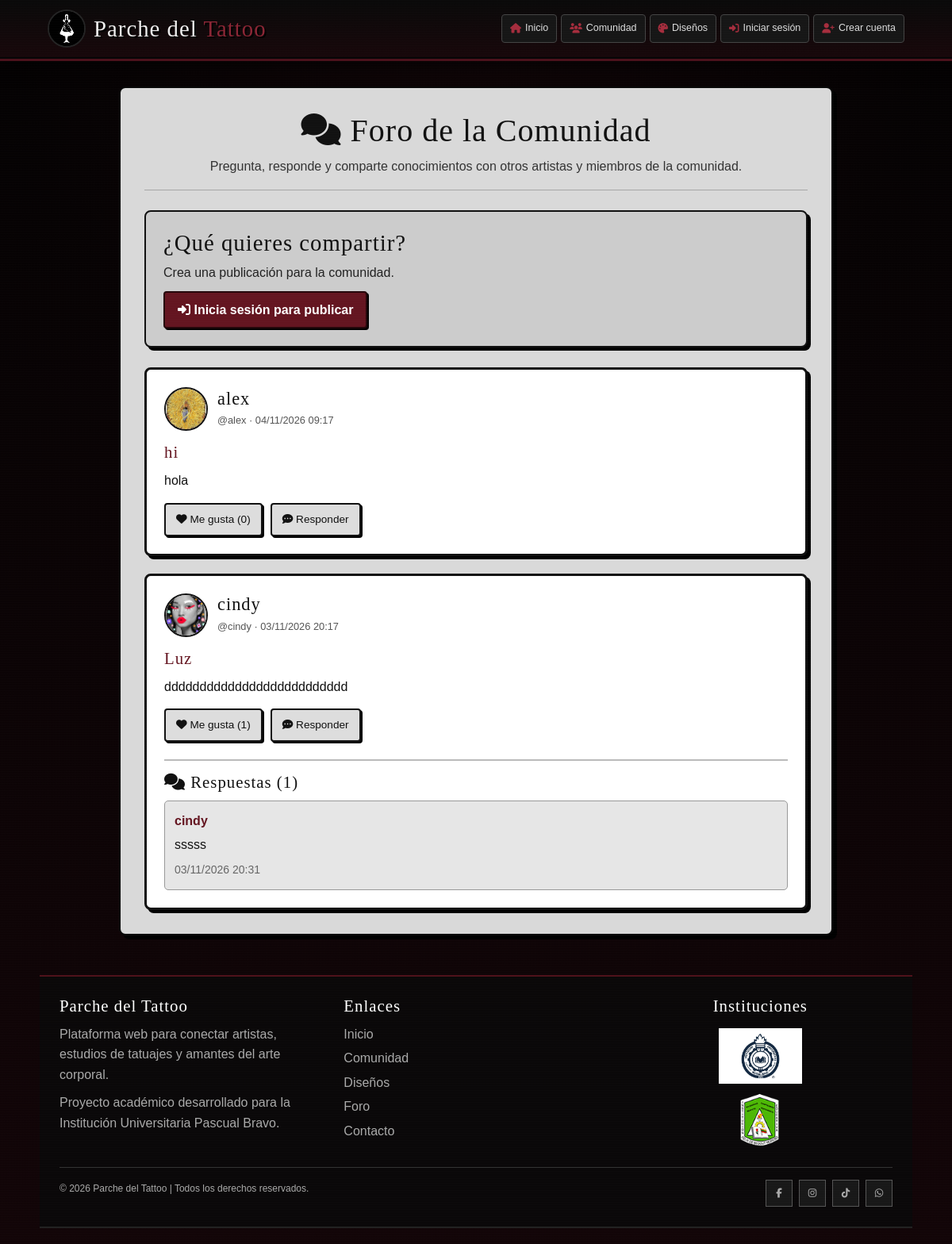
Screenshot of /foro.php with the database file from the repository.
### tables this page shows
CREATE TABLE `publicaciones_foro` (
  `id_publicacion` int(11) NOT NULL,
  `id_usuario` int(11) NOT NULL,
  `titulo` varchar(150) NOT NULL,
  `contenido` text NOT NULL,
  `fecha_publicacion` datetime DEFAULT current_timestamp()
);

CREATE TABLE `usuarios` (
  `id_usuario` int(11) NOT NULL,
  `nombre_usuario` varchar(50) NOT NULL,
  `nombre_completo` varchar(100) DEFAULT NULL,
  `email` varchar(100) NOT NULL,
  `password` varchar(255) NOT NULL,
  `telefono` varchar(20) DEFAULT NULL,
  `tipo_usuario` enum('Artista','Cliente','Administrador') NOT NULL DEFAULT 'Cliente',
  `fecha_registro` datetime DEFAULT current_timestamp(),
  `estado` tinyint(1) DEFAULT 1
);

CREATE TABLE `respuestas_foro` (
  `id_respuesta` int(11) NOT NULL,
  `id_publicacion` int(11) NOT NULL,
  `id_usuario` int(11) NOT NULL,
  `contenido` text NOT NULL,
  `fecha_respuesta` datetime DEFAULT current_timestamp()
);

### foro.php (the view, shortened to what this page needs)
<?php
require_once __DIR__ . '/conexion.php';
$conexion->set_charset('utf8mb4');
function limpiar($valor)
{
    return htmlspecialchars(
        (string) $valor,
        ENT_QUOTES,
        'UTF-8'
    );
}
$logueado = isset($_SESSION['id_usuario']);
$id_usuario = $logueado ? (int) $_SESSION['id_usuario'] : 0;
$token_foro = $_SESSION['token_foro'];
$sql = "SELECT
            pf.id_publicacion,
            pf.id_usuario,
            pf.titulo,
            pf.contenido,
            pf.fecha_publicacion,
            u.nombre_usuario,
            p.foto_perfil,
            (
                SELECT COUNT(*)
                FROM likes_foro l
                WHERE l.id_publicacion = pf.id_publicacion
            ) AS total_likes,
            (
                SELECT COUNT(*)
                FROM likes_foro l
                WHERE l.id_publicacion = pf.id_publicacion
                  AND l.id_usuario = ?
            ) AS me_gusta,
            (
                SELECT COUNT(*)
                FROM respuestas_foro r
                WHERE r.id_publicacion = pf.id_publicacion
            ) AS total_respuestas
        FROM publicaciones_foro pf
        INNER JOIN usuarios u
            ON pf.id_usuario = u.id_usuario
        LEFT JOIN perfiles p
            ON u.id_usuario = p.id_usuario
        ORDER BY pf.fecha_publicacion DESC";
$stmt = $conexion->prepare($sql);
$stmt->bind_param('i', $id_usuario);
$stmt->execute();
$resultado = $stmt->get_result();
?>
<!DOCTYPE html>
<html lang="es">
<head>
    <link
        href="https://cdn.jsdelivr.net/npm/bootstrap@5.3.7/dist/css/bootstrap.min.css"
        rel="stylesheet">
    <link
        rel="stylesheet"
        href="https://cdnjs.cloudflare.com/ajax/libs/font-awesome/6.6.0/css/all.min.css">
    <link rel="stylesheet" href="css/style.css">
    <link rel="stylesheet" href="css/responsive.css">
</head>
<body>
<header>
    <div class="logo">
        <img
            src="img/image-removebg-preview.png"
            alt="Logo Parche del Tattoo"
            class="logo-img">
        <h2>
            Parche del <span>Tattoo</span>
        </h2>
    </div>
    <nav>
        <a href="index.php">
            <i class="fa-solid fa-house"></i>
            Inicio
        </a>
        <a href="comunidad.php">
            <i class="fa-solid fa-users"></i>
            Comunidad
        </a>
        <a href="diseños.php">
            <i class="fa-solid fa-palette"></i>
            Diseños
        </a>
        <?php if ($logueado): ?>
            <a href="perfil.php">
                <i class="fa-solid fa-user"></i>
                Mi perfil
            </a>
            <a href="logout.php" class="btn-cerrar-sesion">
                <i class="fa-solid fa-right-from-bracket"></i>
                Cerrar sesión
            </a>
        <?php else: ?>
            <a href="login.php">
                <i class="fa-solid fa-right-to-bracket"></i>
                Iniciar sesión
            </a>
            <a href="registro.php">
                <i class="fa-solid fa-user-plus"></i>
                Crear cuenta
            </a>
        <?php endif; ?>
    </nav>
</header>
<main class="foro-container">
    <div class="foro-encabezado">
        <h1>
            <i class="fa-solid fa-comments"></i>
            Foro de la Comunidad
        </h1>
        <p>
            Pregunta, responde y comparte conocimientos
            con otros artistas y miembros de la comunidad.
        </p>
        <hr>
    </div>
    <section class="nueva-publicacion">
        <h2>¿Qué quieres compartir?</h2>
        <p>
            Crea una publicación para la comunidad.
        </p>
        <?php if ($logueado): ?>
            <form action="foro.php" method="POST">
                <input
                    type="hidden"
                    name="token"
                    value="<?= limpiar($token_foro) ?>">
                <input
                    type="hidden"
                    name="accion"
                    value="crear_publicacion">
                <div class="mb-3">
                    <input
                        type="text"
                        name="titulo"
                        maxlength="150"
                        placeholder="Título de tu publicación..."
                        required>
                </div>
                <div class="mb-3">
                    <textarea
                        name="contenido"
                        maxlength="5000"
                        placeholder="Escribe tu mensaje aquí..."
                        required></textarea>
                </div>
                <div class="text-end">
                    <button
                        type="submit"
                        class="btn-tattoo btn-principal">
                        <i class="fa-solid fa-plus"></i>
                        Nueva publicación
                    </button>
                </div>
            </form>
        <?php else: ?>
            <a
                href="login.php"
                class="btn-tattoo btn-principal">
                <i class="fa-solid fa-right-to-bracket"></i>
                Inicia sesión para publicar
            </a>
        <?php endif; ?>
    </section>
    <div class="feed-publicaciones">
        <?php if ($resultado->num_rows > 0): ?>
            <?php while ($post = $resultado->fetch_assoc()): ?>
                <?php
                $id_post = (int) $post['id_publicacion'];
                $foto = !empty($post['foto_perfil'])
                    ? $post['foto_perfil']
                    : 'img/default-user.png';
                $nombre = $post['nombre_usuario'];
                $username = '@' . strtolower(
                    str_replace(' ', '', $nombre)
                );
                $fecha = !empty($post['fecha_publicacion'])
                    ? date(
                        'd/m/Y H:i',
                        strtotime($post['fecha_publicacion'])
                    )
                    : '';
                $le_gusta = (int) $post['me_gusta'] > 0;
                ?>
                <article
                    class="publicacion"
                    id="publicacion-<?= $id_post ?>">
                    <div class="usuario">
                        <img
                            src="<?= limpiar($foto) ?>"
                            alt="Foto de perfil"
                            onerror="this.onerror=null;this.src='img/default-user.png';">
                        <div>
                            <h3>
                                <?= limpiar($nombre) ?>
                            </h3>
                            <span>
                                <?= limpiar($username) ?>
                                ·
                                <?= limpiar($fecha) ?>
                            </span>
                        </div>
                    </div>
                    <div class="contenido">
                        <h3>
                            <?= limpiar($post['titulo']) ?>
                        </h3>
                        <p>
                            <?= nl2br(limpiar($post['contenido'])) ?>
                        </p>
                    </div>
                    <div class="botones-foro">
                        <?php if ($logueado): ?>
                            <form method="POST" action="foro.php">
                                <input
                                    type="hidden"
                                    name="token"
                                    value="<?= limpiar($token_foro) ?>">
                                <input
                                    type="hidden"
                                    name="accion"
                                    value="like">
                                <input
                                    type="hidden"
                                    name="id_publicacion"
                                    value="<?= $id_post ?>">
                                <button
                                    type="submit"
                                    class="<?= $le_gusta ? 'me-gusta-activo' : '' ?>">
                                    <i class="fa-solid fa-heart"></i>
                                    <?= $le_gusta ? 'Ya no me gusta' : 'Me gusta' ?>
                                    (<?= (int) $post['total_likes'] ?>)
                                </button>
                            </form>
                            <button
                                type="button"
                                onclick="mostrarRespuesta(<?= $id_post ?>)">
                                <i class="fa-solid fa-comment-dots"></i>
                                Responder
                                (<?= (int) $post['total_respuestas'] ?>)
                            </button>
                        <?php else: ?>
                            <a href="login.php">
                                <i class="fa-solid fa-heart"></i>
                                Me gusta
                                (<?= (int) $post['total_likes'] ?>)
                            </a>
                            <a href="login.php">
                                <i class="fa-solid fa-comment-dots"></i>
                                Responder
                            </a>
                        <?php endif; ?>
                    </div>
                    <?php
                    $sql_respuestas = "SELECT
                                            r.contenido,
                                            r.fecha_respuesta,
                                            u.nombre_usuario
                                       FROM respuestas_foro r
                                       INNER JOIN usuarios u
                                           ON r.id_usuario = u.id_usuario
                                       WHERE r.id_publicacion = ?
                                       ORDER BY r.fecha_respuesta ASC";
                    $stmt_respuestas = $conexion->prepare(
                        $sql_respuestas
                    );
                    $stmt_respuestas->bind_param(
                        'i',
                        $id_post
                    );
                    $stmt_respuestas->execute();
                    $respuestas = $stmt_respuestas->get_result();
                    ?>
                    <?php if ($respuestas->num_rows > 0): ?>
                        <div class="lista-respuestas">
                            <h3>
                                <i class="fa-solid fa-comments"></i>
                                Respuestas
                                (<?= $respuestas->num_rows ?>)
                            </h3>
                            <?php while ($respuesta = $respuestas->fetch_assoc()): ?>
                                <div class="respuesta">
                                    <strong>
                                        <?= limpiar($respuesta['nombre_usuario']) ?>
                                    </strong>
                                    <p>
                                        <?= nl2br(limpiar($respuesta['contenido'])) ?>
                                    </p>
                                    <small>
                                        <?= date(
                                            'd/m/Y H:i',
                                            strtotime($respuesta['fecha_respuesta'])
                                        ) ?>
                                    </small>
                                </div>
                            <?php endwhile; ?>
                        </div>
                    <?php endif; ?>
                </article>
            <?php endwhile; ?>
        <?php endif; ?>
    </div>
</main>
<footer>
    <div class="footer-contenedor">
        <div class="footer-info">
            <h3>Parche del Tattoo</h3>
            <p>
                Plataforma web para conectar artistas,
                estudios de tatuajes y amantes del arte corporal.
            </p>
            <p>
                Proyecto académico desarrollado para la
                Institución Universitaria Pascual Bravo.
            </p>
        </div>
        <div class="footer-links">
            <h3>Enlaces</h3>
            <a href="index.php">Inicio</a>
            <a href="comunidad.php">Comunidad</a>
            <a href="diseños.php">Diseños</a>
            <a href="foro.php">Foro</a>
            <a href="contacto.php">Contacto</a>
        </div>
        <div class="footer-logos">
            <h3>Instituciones</h3>
            <img
                src="img/pascual.jpg"
                alt="Pascual Bravo">
            <img
                src="img/felix.png"
                alt="Félix de Bedout Moreno">
        </div>
    </div>
    <div class="footer-bottom">
        <p>
            © 2026 Parche del Tattoo |
            Todos los derechos reservados.
        </p>
        <div class="redes">
            <a href="#" aria-label="Facebook">
                <i class="fab fa-facebook-f"></i>
            </a>
            <a href="#" aria-label="Instagram">
                <i class="fab fa-instagram"></i>
            </a>
            <a href="#" aria-label="TikTok">
                <i class="fab fa-tiktok"></i>
            </a>
            <a href="#" aria-label="WhatsApp">
                <i class="fab fa-whatsapp"></i>
            </a>
        </div>
    </div>
</footer>
</body>
</html>

### foro.php (style rules this page uses)
.foro-container { max-width: 900px; width: calc(100% - 30px); margin: 35px auto; padding: 30px; background: #d9d9d9; color: #111; border: 2px solid #080808; border-radius: 8px; box-shadow: 5px 5px 0 #000; }
.foro-container h1, .foro-container h2, .foro-container h3, .foro-container h4 { color: #111; }
.foro-encabezado { text-align: center; margin-bottom: 25px; }
.foro-encabezado p { color: #333; }
.nueva-publicacion { margin-bottom: 25px; padding: 22px; background: #ccc; border: 2px solid #111; border-radius: 8px; box-shadow: 4px 4px 0 #000; }
.feed-publicaciones { display: flex; flex-direction: column; gap: 22px; }
.publicacion { background: #fff; color: #111; border: 3px solid #111; border-radius: 8px; padding: 22px; box-shadow: 4px 4px 0 #000; overflow-wrap: anywhere; }
.publicacion .usuario { display: flex; align-items: center; gap: 12px; margin-bottom: 15px; }
.publicacion .usuario img { width: 55px; height: 55px; object-fit: cover; border-radius: 50%; border: 2px solid #111; }
.publicacion .usuario h3 { margin: 0; font-size: 1.4rem; }
.publicacion .usuario span { color: #555; font-size: .8rem; }
.publicacion .contenido { overflow-wrap: anywhere; line-height: 1.6; }
.publicacion .contenido h3 { color: #641520; margin-bottom: 10px; }
.botones-foro { display: flex; gap: 10px; flex-wrap: wrap; margin-top: 15px; }
.botones-foro button, .botones-foro a { display: inline-block; padding: 8px 13px; font-size: .85rem; border: 2px solid #111; background: #ddd; color: #111; border-radius: 4px; box-shadow: 2px 2px 0 #000; cursor: pointer; text-decoration: none; transition: .2s; }
.lista-respuestas { margin-top: 22px; padding-top: 15px; border-top: 2px solid #bbb; }
.respuesta { padding: 12px; margin-top: 10px; background: #e6e6e6; border: 1px solid #999; border-radius: 5px; }
.respuesta strong { color: #641520; }
.respuesta p { margin: 5px 0; overflow-wrap: anywhere; }
.respuesta small { color: #666; }
footer { margin-top: 50px; }

### rows the page displays
publicaciones_foro: shows a picture, id_usuario.nombre_usuario "alex", id_usuario.nombre_usuario "@alex", fecha_publicacion "04/11/2026 09:17", titulo "hi", contenido "hola", total_likes "0"
publicaciones_foro: shows a picture, id_usuario.nombre_usuario "cindy", id_usuario.nombre_usuario "@cindy", fecha_publicacion "03/11/2026 20:17", titulo "Luz", contenido "dddddddddddddddddddddddddd", total_likes "1", num_rows "1"
respuestas_foro: id_usuario.nombre_usuario "cindy", contenido "sssss", fecha_respuesta "03/11/2026 20:31"
